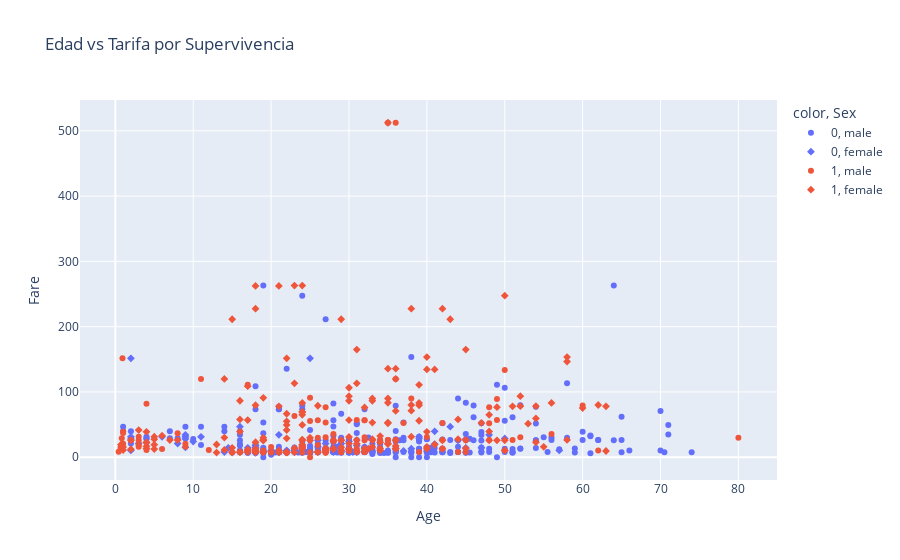

Notebook code cell kept with this figure:
### Code cell
# Interactivo

fig = px.scatter(
    df, x="Age", y="Fare", color=df["Survived"].astype(str),
    symbol=df["Sex"] if "Sex" in df.columns else None,
    hover_data=["Pclass","Embarked", "Title"],
    title="Edad vs Tarifa por Supervivencia"
)
fig.show()

### Figure 1 — Plotly figure (JSON) as saved in the notebook; plotly's stock layout.template omitted (floating-point values rounded to 4 significant figures; data arrays with more than 128 entries replaced by an {"elided": "..."} marker saying what was removed)
{"data": [{"customdata": {"elided": "468x3 mixed values"}, "hovertemplate": "color=0<br>Sex=male<br>Age=%{x}<br>Fare=%{y}<br>Pclass=%{customdata[0]}<br>Embarked=%{customdata[1]}<br>Title=%{customdata[2]}<extra></extra>", "legendgroup": "0, male", "marker": {"color": "#636efa", "symbol": "circle"}, "mode": "markers", "name": "0, male", "orientation": "v", "showlegend": true, "type": "scatter", "x": {"elided": "468 float values"}, "xaxis": "x", "y": {"elided": "468 float values"}, "yaxis": "y"}, {"customdata": {"elided": "81x3 mixed values"}, "hovertemplate": "color=0<br>Sex=female<br>Age=%{x}<br>Fare=%{y}<br>Pclass=%{customdata[0]}<br>Embarked=%{customdata[1]}<br>Title=%{customdata[2]}<extra></extra>", "legendgroup": "0, female", "marker": {"color": "#636efa", "symbol": "diamond"}, "mode": "markers", "name": "0, female", "orientation": "v", "showlegend": true, "type": "scatter", "x": [14, 31, 8, 18, 40, 27, 18, 16, 28, 14.5, 20, 17, 2, 47, null, 9, 45, 50, null, 24, 2, null, null, null, 25, 29, 41, null, 45, 24, 2, 26, 38, 45, 3, 31, 21, 20, null, null, 10, 28, 21, 22, null, 25, 21, null, 37, 30, 9, 11, null, 29, null, null, 39, 26, 9, 41, 2, 18, 32, 43, null, 18, 25, 48, 30.5, 57, null, 30, 18, 6, 23, 9, 44, null, 22, 39, null], "xaxis": "x", "y": [7.854, 18, 21.07, 18, 9.475, 21, 17.8, 46.9, 7.896, 14.45, 9.825, 14.46, 31.27, 14.5, 15.25, 34.38, 27.9, 28.71, 69.55, 13, 10.46, 25.47, 7.55, 14.45, 7.775, 10.46, 20.21, 7.75, 7.75, 8.85, 151.6, 26, 13, 14.45, 21.07, 7.854, 9.825, 8.662, 25.47, 8.05, 24.15, 14.4, 34.38, 9.838, 25.47, 151.6, 7.75, 7.629, 9.588, 8.662, 31.27, 31.27, 8.05, 21.07, 14.46, 7.75, 31.27, 16.1, 27.9, 39.69, 27.9, 6.75, 15.5, 46.9, 8.137, 14.45, 7.925, 34.38, 7.75, 10.5, 69.55, 24.15, 7.775, 31.27, 7.925, 15.25, 26, 69.55, 10.52, 29.12, 23.45], "yaxis": "y"}, {"customdata": {"elided": "109x3 mixed values"}, "hovertemplate": "color=1<br>Sex=male<br>Age=%{x}<br>Fare=%{y}<br>Pclass=%{customdata[0]}<br>Embarked=%{customdata[1]}<br>Title=%{customdata[2]}<extra></extra>", "legendgroup": "1, male", "marker": {"color": "#EF553B", "symbol": "circle"}, "mode": "markers", "name": "1, male", "orientation": "v", "showlegend": true, "type": "scatter", "x": [null, 34, 28, null, null, null, 32, 0.83, 29, 23, null, 12, 24, 27, 9, 1, 45, 3, 18, 26, 40, 16, 38, 19, 37, 3, 25, 25, 19, 30, 42, null, null, 0.92, 45, 2, 3, 25, 36, 21, 39, 3, 44, 32, 28, null, 4, 34, 52, 49, 29, 48, 25, 9, null, 26, 29, 36, 32, null, 8, 17, 22, 32, 62, 36, 32, 60, 49, 35, 27, 42, 20, 80, 32, null, 48, 56, 50, 20, 31, 36, 27, 31, null, 35, 42, null, 48, 27, 35, null, 31, 6, 0.67, 20, 1, 11, 0.42, 27, 27, 1, null, 0.83, 32, null, 51, 4, 26], "xaxis": "x", "y": [13, 13, 35.5, 7.229, 35.5, 15.25, 56.5, 29, 9.5, 63.36, 7.775, 11.24, 7.142, 7.796, 20.52, 39, 26.55, 26, 8.05, 18.79, 31, 8.05, 90, 10.5, 52.55, 31.39, 7.775, 0, 8.05, 9.5, 13, 30.5, 23.25, 151.6, 8.05, 26, 15.9, 55.44, 120, 7.796, 7.925, 18.75, 7.925, 8.05, 26.55, 8.113, 81.86, 26.55, 30.5, 89.1, 7.896, 26.55, 91.08, 15.9, 26.55, 56.5, 7.75, 26.29, 26, 13.86, 36.75, 110.9, 7.225, 7.854, 10.5, 26.39, 7.925, 79.2, 56.93, 26.55, 30.5, 52.55, 15.74, 30, 30.5, 56.5, 76.73, 35.5, 133.7, 7.925, 13, 512.3, 76.73, 57, 56.5, 26.29, 26.29, 15.25, 52, 53.1, 512.3, 30, 7.925, 12.47, 14.5, 7.229, 20.57, 120, 8.517, 6.975, 8.662, 37.0, 7.75, 18.75, 56.5, 29.7, 26.55, 11.13, 30], "yaxis": "y"}, {"customdata": {"elided": "233x3 mixed values"}, "hovertemplate": "color=1<br>Sex=female<br>Age=%{x}<br>Fare=%{y}<br>Pclass=%{customdata[0]}<br>Embarked=%{customdata[1]}<br>Title=%{customdata[2]}<extra></extra>", "legendgroup": "1, female", "marker": {"color": "#EF553B", "symbol": "diamond"}, "mode": "markers", "name": "1, female", "orientation": "v", "showlegend": true, "type": "scatter", "x": {"elided": "233 float values"}, "xaxis": "x", "y": {"elided": "233 float values"}, "yaxis": "y"}], "layout": {"legend": {"title": {"text": "color, Sex"}, "tracegroupgap": 0}, "title": {"text": "Edad vs Tarifa por Supervivencia"}, "xaxis": {"anchor": "y", "domain": [0, 1], "title": {"text": "Age"}}, "yaxis": {"anchor": "x", "domain": [0, 1], "title": {"text": "Fare"}}}}
